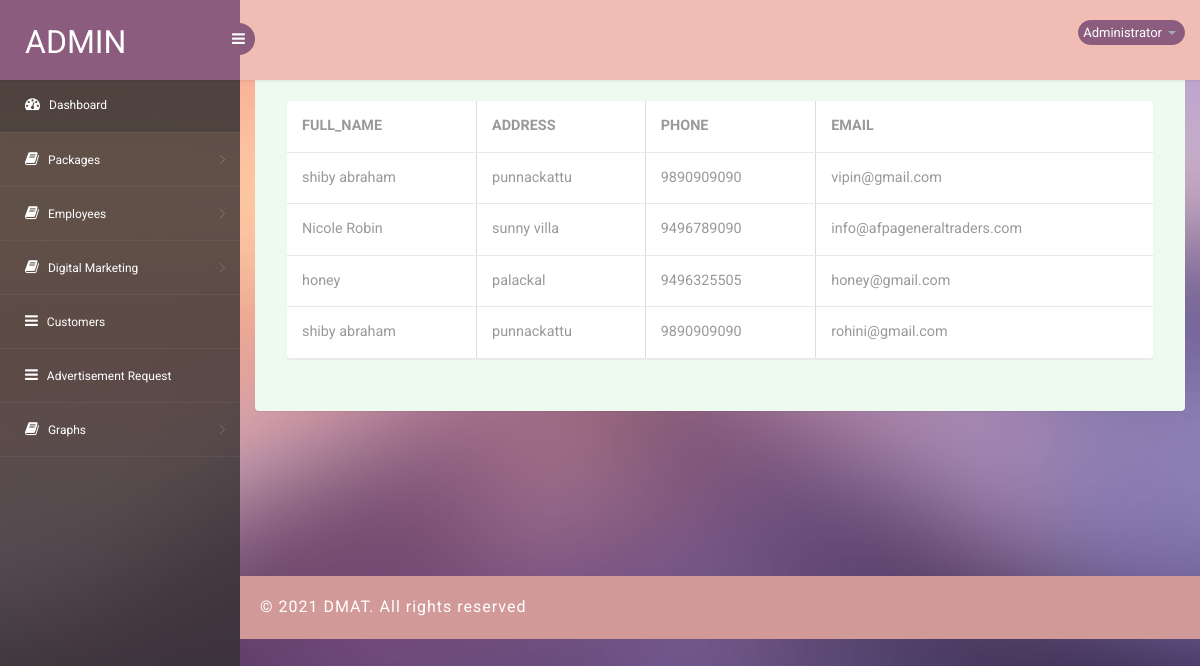
/Admin/cutomer_Show.php (signed in), run on an earlier commit of the app's database.
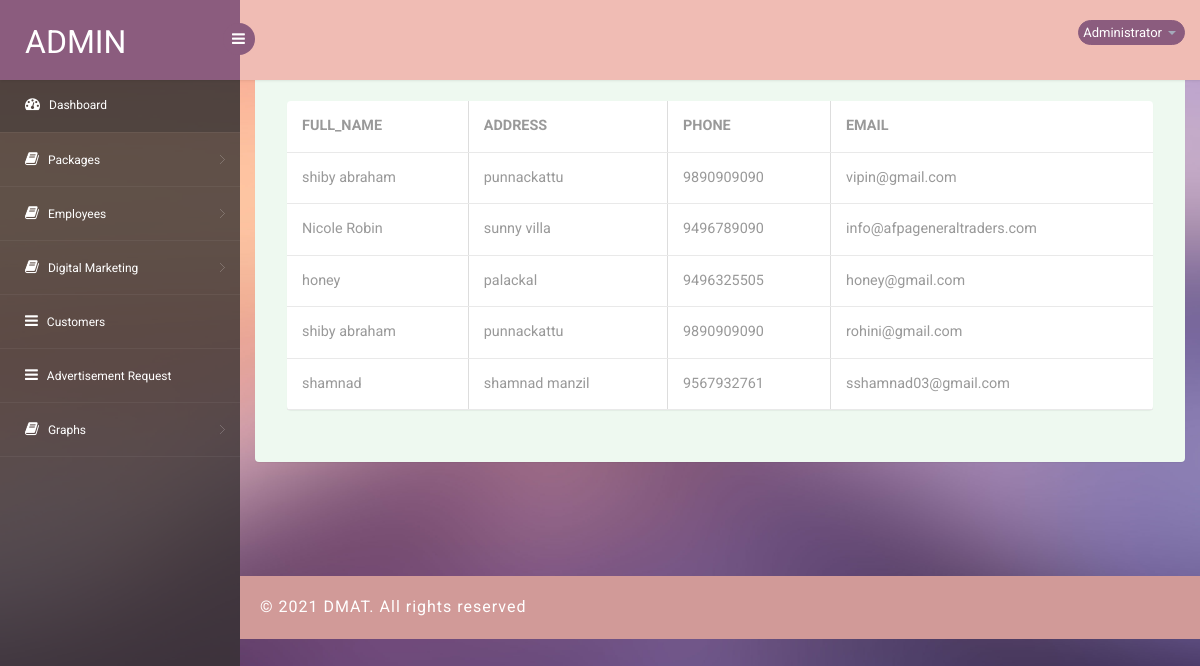
And on a later commit of the database.
### tables this page shows
CREATE TABLE `cutomer` (
  `cust_id` int(11) NOT NULL,
  `full_name` varchar(200) NOT NULL,
  `address` text NOT NULL,
  `phone` varchar(200) NOT NULL,
  `email` varchar(200) NOT NULL,
  `web_address` varchar(300) NOT NULL
);

### connectionclass.php (called while the page is built, shortened)
<?php
Class Connectionclass
{
  public $bd="";
  public function open()
   {
        $mysqli_hostname="localhost";
        $mysqli_user="root";
        $mysqli_password="";
        $mysqli_database="digitalmarketing";
        $this->bd=mysqli_connect($mysqli_hostname,$mysqli_user,$mysqli_password,$mysqli_database) or die(mysqli_error());
    }
		public function GetTable($qry)
		{
			try
			{
				$result=mysqli_query( $this->bd,$qry);
				if($result)
				{
					$data=array();
				while($row=mysqli_fetch_array($result))
				{
					$data[]=$row;
				}
				return $data;
				}
				else
					throw new Exception(mysqli_error($this->bd));
			}
			catch(Exception $e)
			{
				return $e->getMessage();
			}
		}
	  }
   ?>

### Admin/cutomer_Show.php (the view, shortened to what this page needs)
<?php require_once("header.php");  ?><section class="wrapper">
<div class="table-agile-info">
<div class="row">
<div class="col-lg-12">
<section class="panel">
<?php
require_once("../connectionclass.php");
$qry="select * from cutomer ";
  $obj=new connectionclass() ;
$data=$obj->GetTable($qry);
 ?>
  <table class="table table-bordered" >
 <tr>
   <th>FULL_NAME</th>
   <th>ADDRESS</th>
   <th>PHONE</th>
   <th>EMAIL</th>
  </tr>
<?php
 foreach($data as $row){
 ?>
 <tr>
  <td><?php  echo $row['full_name']; ?>  </td>
 <td><?php  echo $row['address']; ?>  </td>
 <td><?php  echo $row['phone']; ?>  </td>
 <td><?php  echo $row['email']; ?>  </td>
  </tr>
<?php
}
?>
 </table>
</section>
</div>
</div>
</div>
</section>
<?php require_once("footer.php");  ?>

What changed in the data, as far as the page shows it:
added cutomer: full_name "shamnad", address "shamnad manzil", phone "9567932761", email "sshamnad03@gmail.com"
